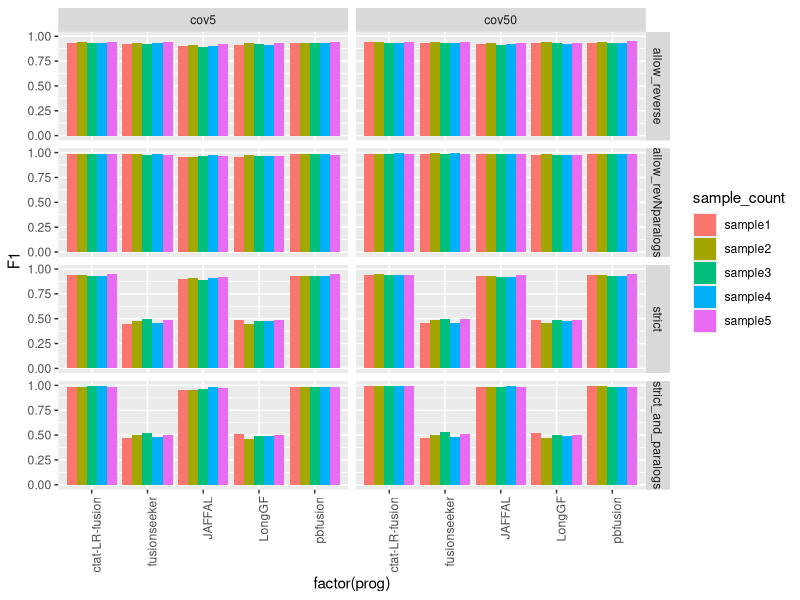
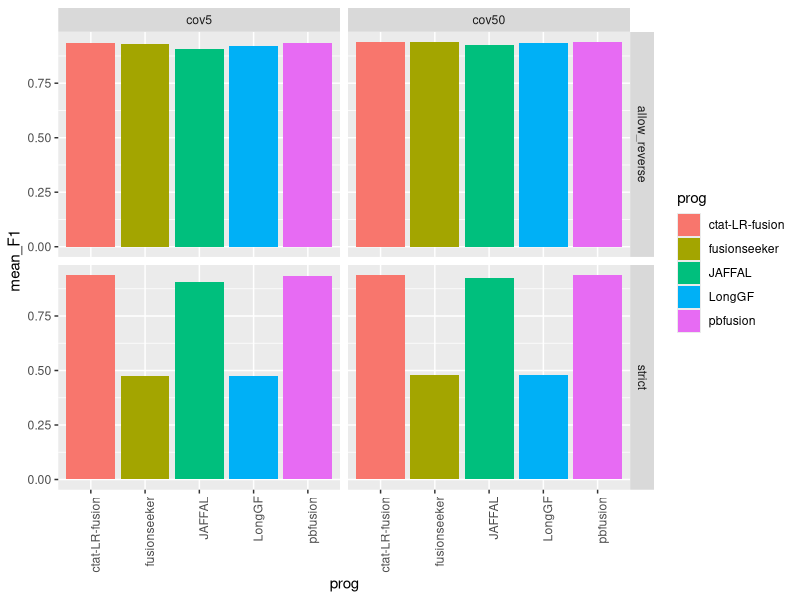
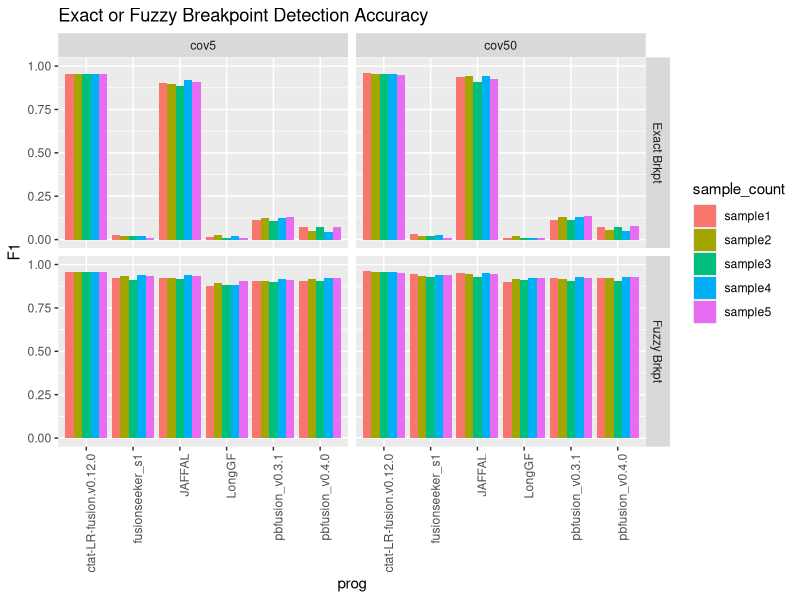
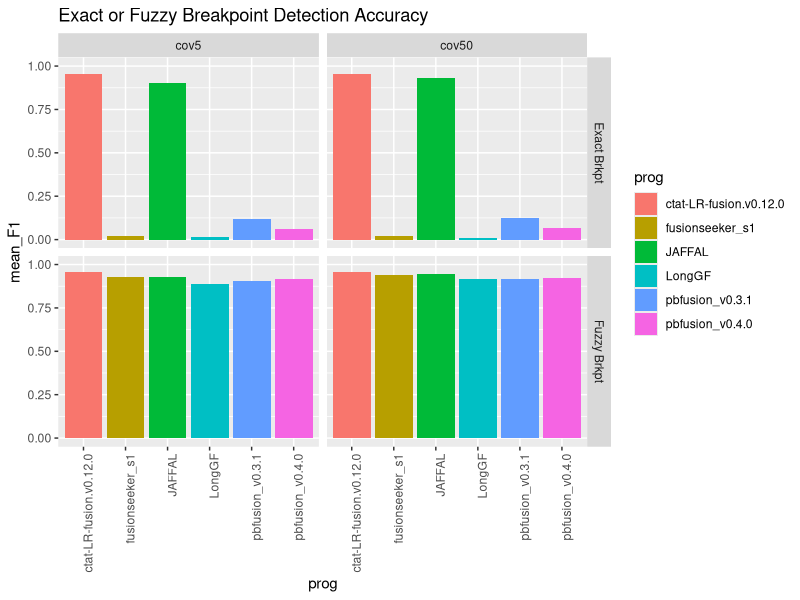
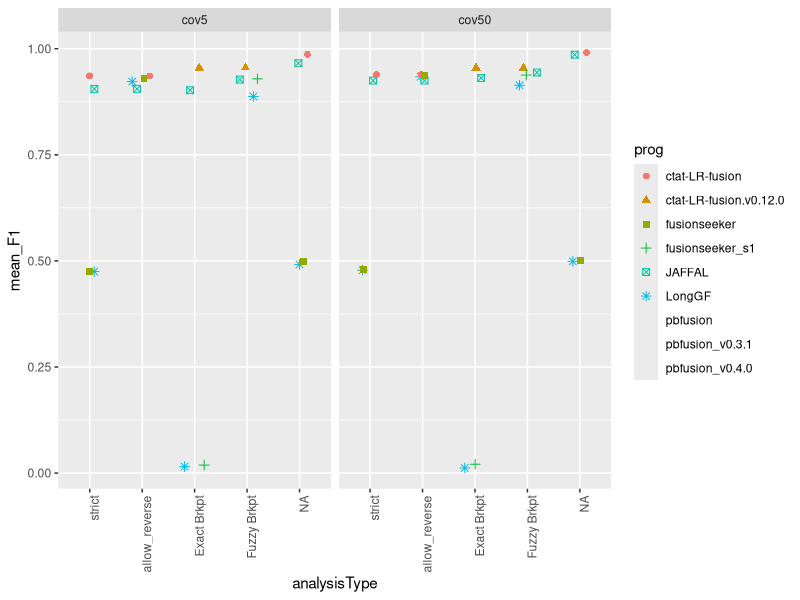
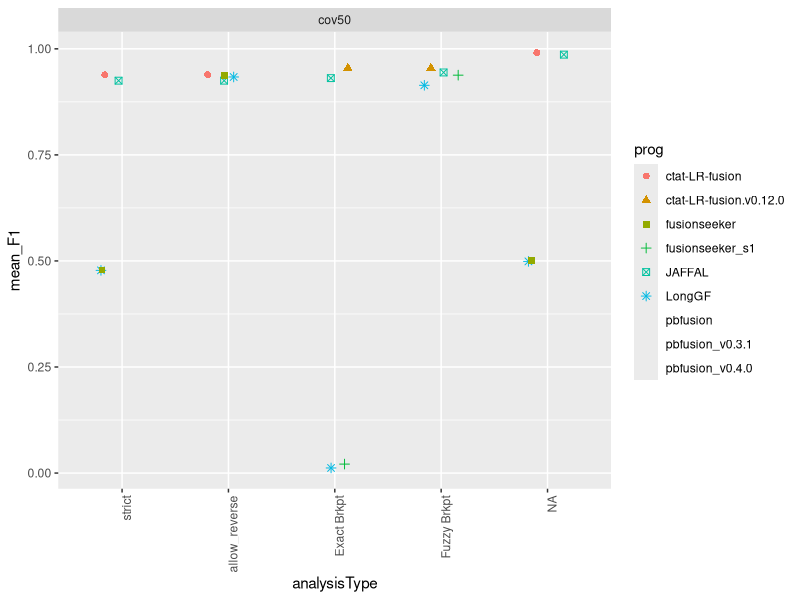
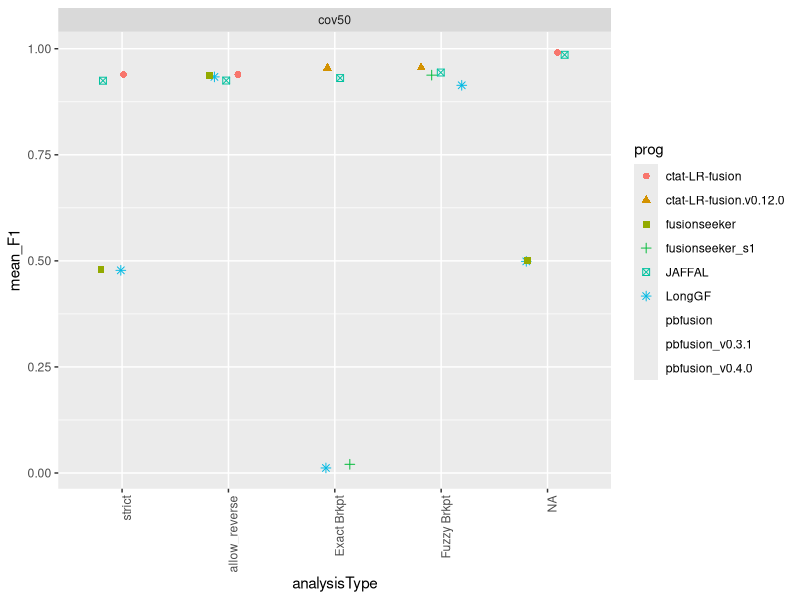

R code for these plots, in order:
## ---- chunk 1
knitr::opts_chunk$set(echo = TRUE)
library(tidyverse)
## ---- chunk 2

max_F1_data = read.table("data/max_F1_summary.tsv", header=T, sep="\t") %>% 
    filter(! grepl("flair", prog)) 

max_F1_data %>% head()

## ---- chunk 3

# barplot

p_barplot = max_F1_data %>% ggplot(aes(x=factor(prog), y=F1)) +
        geom_bar(stat='identity', position='dodge', aes(fill=sample_count)) +
        facet_grid(vars(analysisType), vars(coverage_level)) + 
    theme(axis.text.x = element_text(angle = 90, hjust = 1)) 

p_barplot

## ---- chunk 4



mean_samples_F1 = max_F1_data %>% 
    group_by(coverage_level, prog, analysisType) %>%
    summarize(mean_F1 = mean(F1))


mean_samples_F1 %>%
        filter(analysisType %in% c('strict', 'allow_reverse')) %>%
        ggplot() +
        geom_col(aes(x=prog, y=mean_F1, fill=prog)) +
        facet_grid(vars(analysisType), vars(coverage_level)) + 
    theme(axis.text.x = element_text(angle = 90, hjust = 1)) 


## ---- chunk 5
breakpoint_data = read.table("data/breakpoint_maxF1_data.tsv", sep="\t", header=T) %>%
    filter(prog != 'flairfusion')
    


breakpoint_data$coverage_level = factor(breakpoint_data$coverage_level, levels=c('cov5', 'cov50'))

brkpt_accuracy_plot = breakpoint_data %>% ggplot(aes(x=prog, y=F1, fill=sample_count)) +
        geom_bar(stat='identity', position='dodge', aes(fill=sample_count)) +
        facet_grid(vars(analysisType), vars(coverage_level)) +
        ggtitle("Exact or Fuzzy Breakpoint Detection Accuracy") +
        ylim(0,1) +
        theme(axis.text.x = element_text(angle = 90, hjust = 1)) 



brkpt_accuracy_plot 

## ---- chunk 6

breakpoint_mean_F1_stats = breakpoint_data %>% group_by(coverage_level, analysisType, prog) %>% 
    summarize(mean_F1 = mean(F1, na.rm=T))


breakpoint_mean_F1_stats %>% ggplot() +
        geom_col(aes(x=prog, y=mean_F1, fill=prog)) +
        facet_grid(vars(analysisType), vars(coverage_level)) +
        ggtitle("Exact or Fuzzy Breakpoint Detection Accuracy") +
        ylim(0,1)  +
        theme(axis.text.x = element_text(angle = 90, hjust = 1)) 


## ---- chunk 7

combined_results = bind_rows(mean_samples_F1,
                             breakpoint_mean_F1_stats)

combined_results %>% head()



## ---- chunk 8

combined_results %>%
        filter(analysisType != "allow_revNparalogs") %>%
        mutate(analysisType = factor(analysisType, 
                            levels=c('strict', 'allow_reverse', 'Exact Brkpt', 'Fuzzy Brkpt') )) %>%
    ggplot() +
    geom_jitter(aes(x=analysisType, y=mean_F1, color=prog, shape=prog), width=0.2, size=rel(2)) +

    facet_wrap(~coverage_level) +
     theme(axis.text.x = element_text(angle = 90, hjust = 1)) 
    

## ---- chunk 9

# just cov50

combined_results %>%
        filter(coverage_level == 'cov50') %>%
        filter(analysisType != "allow_revNparalogs") %>%
        mutate(analysisType = factor(analysisType, 
                            levels=c('strict', 'allow_reverse', 'Exact Brkpt', 'Fuzzy Brkpt') )) %>%
    ggplot() +
    geom_jitter(aes(x=analysisType, y=mean_F1, color=prog, shape=prog), width=0.2, size=rel(2)) +

    facet_wrap(~coverage_level) +
     theme(axis.text.x = element_text(angle = 90, hjust = 1)) 
    
    

## ---- chunk 10


# excluding pbfusion v0.4.0 for main fig since ordering issues were corrected after we brought it to their attention. 
# will include the pbvusion v0.4.0 update results in the supp.

# just cov50

combined_results %>%
        filter(coverage_level == 'cov50') %>%
        filter(analysisType != "allow_revNparalogs") %>%
        mutate(analysisType = factor(analysisType, 
                            levels=c('strict', 'allow_reverse', 'Exact Brkpt', 'Fuzzy Brkpt') )) %>%
    ggplot() +
    geom_jitter(aes(x=analysisType, y=mean_F1, color=prog, shape=prog), width=0.2, size=rel(2)) +

    facet_wrap(~coverage_level) +
     theme(axis.text.x = element_text(angle = 90, hjust = 1)) 
    

## ---- chunk 11

write.table(combined_results %>%
        filter(coverage_level == 'cov50') %>%
        filter(analysisType != "allow_revNparalogs") %>%
        mutate(analysisType = factor(analysisType, 
                            levels=c('strict', 'allow_reverse', 'Exact Brkpt', 'Fuzzy Brkpt') )),
        
        file = "ONT_sim.combined_results.tsv", sep="\t", row.names=F, quote=F)

